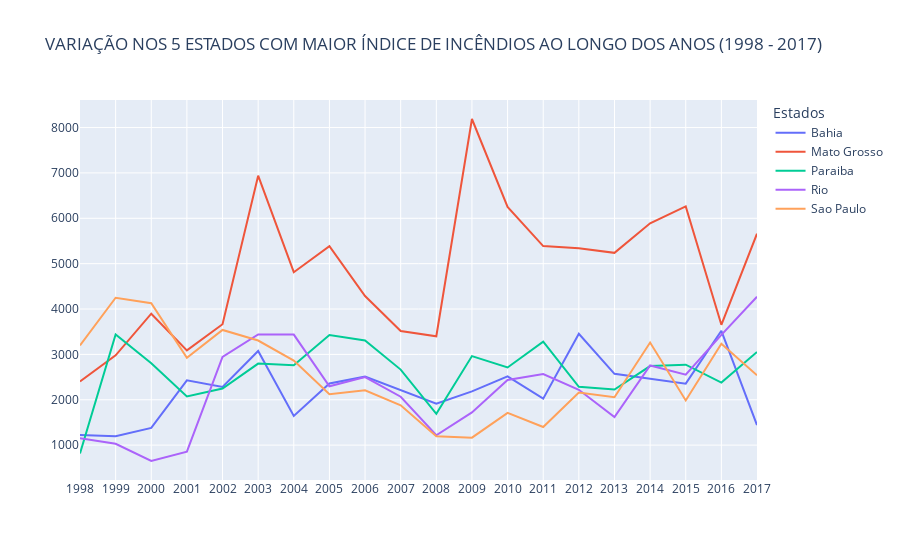

The notebook cell this image was saved under:
### Markdown cell above
### 5. OS INCÊNDIOS APRESENTAM ALGUM PADRÃO GEOGRÁFICO AO LONGO DO TEMPO?

#### Aqui queria saber dos 5 estados com maior quantidade de incêndios então criei uma coluna nova só pra eles ##

### Code cell
for i in range(len(df)):
        if df.loc[i, 'state'] == 'Mato Grosso':
            df.loc[i, 'estado'] = 'Mato Grosso'
        
        elif df.loc[i, 'state'] == 'Paraiba':
            df.loc[i, 'estado'] = 'Paraiba'
        
        elif df.loc[i, 'state'] == 'Sao Paulo':
            df.loc[i, 'estado'] = 'Sao Paulo'
        
        elif df.loc[i, 'state'] == 'Rio':
            df.loc[i, 'estado'] = 'Rio'
        
        elif df.loc[i, 'state'] == 'Bahia':
            df.loc[i, 'estado'] = 'Bahia'
            

df5 = df[['estado', 'year', 'number']].groupby(['estado', 'year']).sum('number').reset_index()

fig = px.line(df5, x = 'year', y = 'number', color = 'estado',
              title='VARIAÇÃO NOS 5 ESTADOS COM MAIOR ÍNDICE DE INCÊNDIOS AO LONGO DOS ANOS (1998 - 2017)',
              labels={
                 "number": " ",
                 "estado": "Estados ",
                 "year": " "
                 }
            )
fig.show()

### Figure 1 — Plotly figure (JSON) as saved in the notebook; plotly's stock layout.template omitted (floating-point values rounded to 4 significant figures)
{"data": [{"hovertemplate": "Estados =Bahia<br> =%{y}<extra></extra>", "legendgroup": "Bahia", "line": {"color": "#636efa", "dash": "solid"}, "marker": {"symbol": "circle"}, "mode": "lines", "name": "Bahia", "orientation": "v", "showlegend": true, "type": "scatter", "x": ["1998", "1999", "2000", "2001", "2002", "2003", "2004", "2005", "2006", "2007", "2008", "2009", "2010", "2011", "2012", "2013", "2014", "2015", "2016", "2017"], "xaxis": "x", "y": [1225.0, 1198.0, 1379.0, 2428.0, 2281.0, 3076.0, 1644.0, 2358.0, 2509.0, 2210.0, 1913.0, 2185.0, 2515.0, 2025.0, 3455.0, 2572.0, 2457.0, 2355.0, 3520.0, 1442.0], "yaxis": "y"}, {"hovertemplate": "Estados =Mato Grosso<br> =%{y}<extra></extra>", "legendgroup": "Mato Grosso", "line": {"color": "#EF553B", "dash": "solid"}, "marker": {"symbol": "circle"}, "mode": "lines", "name": "Mato Grosso", "orientation": "v", "showlegend": true, "type": "scatter", "x": ["1998", "1999", "2000", "2001", "2002", "2003", "2004", "2005", "2006", "2007", "2008", "2009", "2010", "2011", "2012", "2013", "2014", "2015", "2016", "2017"], "xaxis": "x", "y": [2401.0, 2979.0, 3897.0, 3088.0, 3666.0, 6940.0, 4811.0, 5387.0, 4286.0, 3516.0, 3400.0, 8189.0, 6252.0, 5388.0, 5341.0, 5238.0, 5891.0, 6261.0, 3653.0, 5661.0], "yaxis": "y"}, {"hovertemplate": "Estados =Paraiba<br> =%{y}<extra></extra>", "legendgroup": "Paraiba", "line": {"color": "#00cc96", "dash": "solid"}, "marker": {"symbol": "circle"}, "mode": "lines", "name": "Paraiba", "orientation": "v", "showlegend": true, "type": "scatter", "x": ["1998", "1999", "2000", "2001", "2002", "2003", "2004", "2005", "2006", "2007", "2008", "2009", "2010", "2011", "2012", "2013", "2014", "2015", "2016", "2017"], "xaxis": "x", "y": [816, 3437, 2804, 2073, 2249.0, 2797.0, 2761.0, 3427, 3308, 2665, 1689, 2963, 2711, 3280, 2285, 2225, 2742, 2773, 2379.0, 3053.0], "yaxis": "y"}, {"hovertemplate": "Estados =Rio<br> =%{y}<extra></extra>", "legendgroup": "Rio", "line": {"color": "#ab63fa", "dash": "solid"}, "marker": {"symbol": "circle"}, "mode": "lines", "name": "Rio", "orientation": "v", "showlegend": true, "type": "scatter", "x": ["1998", "1999", "2000", "2001", "2002", "2003", "2004", "2005", "2006", "2007", "2008", "2009", "2010", "2011", "2012", "2013", "2014", "2015", "2016", "2017"], "xaxis": "x", "y": [1149, 1030.0, 650, 857, 2945, 3438.0, 3437, 2297, 2501, 2067, 1217, 1722.0, 2437, 2567, 2219, 1617, 2757.0, 2553, 3429.0, 4271], "yaxis": "y"}, {"hovertemplate": "Estados =Sao Paulo<br> =%{y}<extra></extra>", "legendgroup": "Sao Paulo", "line": {"color": "#FFA15A", "dash": "solid"}, "marker": {"symbol": "circle"}, "mode": "lines", "name": "Sao Paulo", "orientation": "v", "showlegend": true, "type": "scatter", "x": ["1998", "1999", "2000", "2001", "2002", "2003", "2004", "2005", "2006", "2007", "2008", "2009", "2010", "2011", "2012", "2013", "2014", "2015", "2016", "2017"], "xaxis": "x", "y": [3196, 4249.0, 4128, 2926, 3539, 3306, 2864, 2123, 2209, 1877, 1193, 1165, 1711.0, 1400.0, 2159, 2055, 3260.0, 1984, 3235, 2541.0], "yaxis": "y"}], "layout": {"legend": {"title": {"text": "Estados "}, "tracegroupgap": 0}, "title": {"text": "VARIAÇÃO NOS 5 ESTADOS COM MAIOR ÍNDICE DE INCÊNDIOS AO LONGO DOS ANOS (1998 - 2017)"}, "xaxis": {"anchor": "y", "domain": [0, 1], "title": {"text": " "}}, "yaxis": {"anchor": "x", "domain": [0, 1], "title": {"text": " "}}}}
